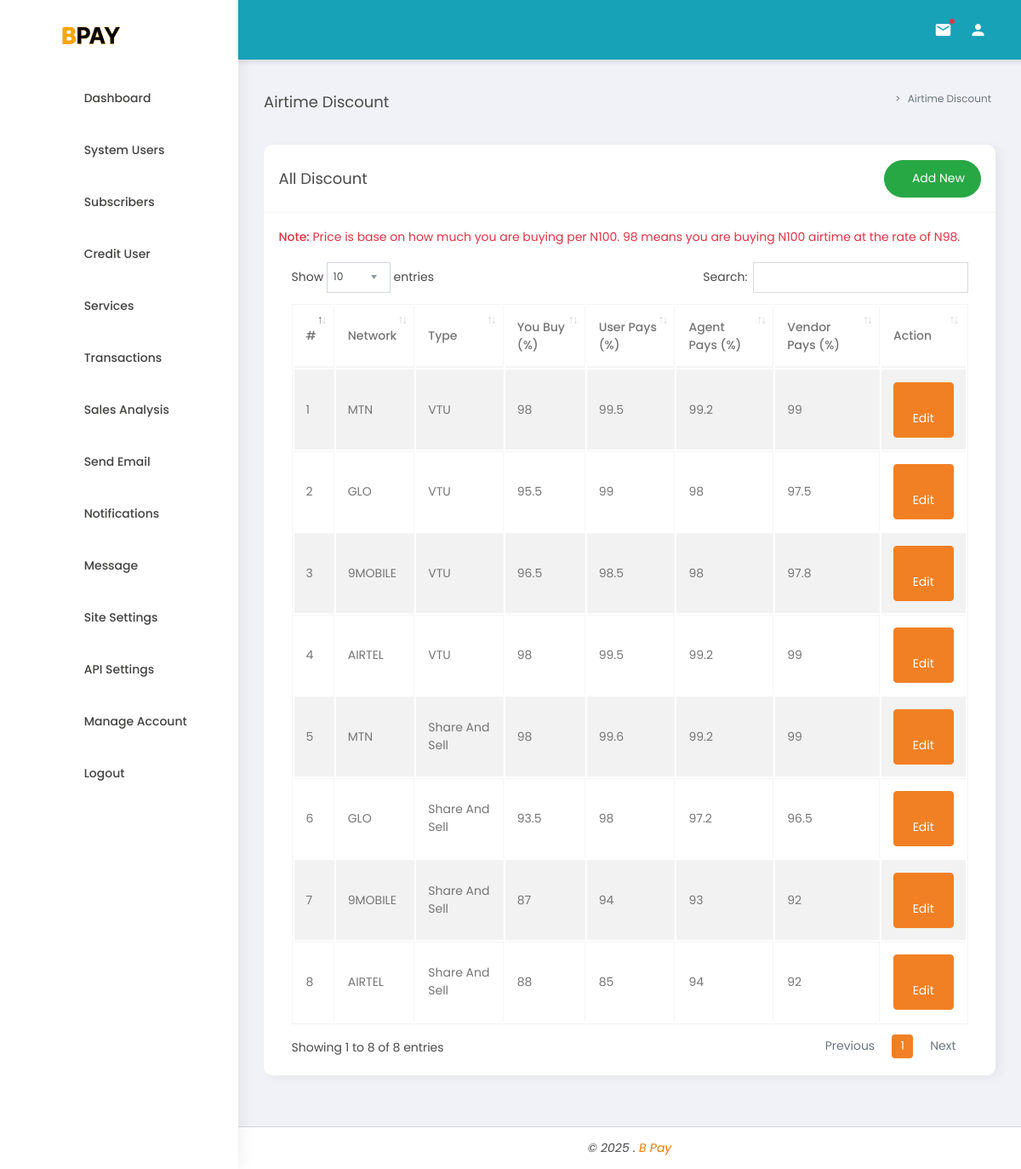
Page /admin/dashboard/airtime-discount (signed in) on the committed database.
### tables this page shows
CREATE TABLE `airtime` (
  `aId` int NOT NULL,
  `aNetwork` varchar(10) NOT NULL,
  `aBuyDiscount` float NOT NULL DEFAULT '96',
  `aUserDiscount` float NOT NULL,
  `aAgentDiscount` float NOT NULL,
  `aVendorDiscount` float NOT NULL,
  `aType` varchar(15) NOT NULL
);

CREATE TABLE `networkid` (
  `nId` int NOT NULL,
  `networkid` varchar(10) NOT NULL,
  `smeId` varchar(10) NOT NULL,
  `giftingId` varchar(10) NOT NULL,
  `corporateId` varchar(10) NOT NULL,
  `vtuId` varchar(10) NOT NULL,
  `sharesellId` varchar(10) NOT NULL,
  `network` varchar(20) NOT NULL,
  `networkStatus` varchar(10) NOT NULL DEFAULT 'Off',
  `vtuStatus` varchar(10) NOT NULL DEFAULT 'Off',
  `sharesellStatus` varchar(10) NOT NULL DEFAULT 'Off',
  `airtimepinStatus` varchar(10) NOT NULL DEFAULT 'Off',
  `smeStatus` varchar(10) NOT NULL DEFAULT 'Off',
  `giftingStatus` varchar(10) NOT NULL DEFAULT 'Off',
  `corporateStatus` varchar(10) NOT NULL DEFAULT 'Off',
  `datapinStatus` varchar(10) NOT NULL DEFAULT 'Off'
);

### core/Models/Model.php (called while the page is built, shortened)
<?php
	class Model{
		public static $host="localhost";
		public static $dbName="bpaycomp_new";
		public static $username="bpaycomp_new";
		public static $password="admin@25..25";
        public function connectDb(){
            $pdo = new PDO("mysql:host=".self::$host.";dbname=".self::$dbName,self::$username,self::$password);
	    	$pdo->setAttribute(PDO::ATTR_ERRMODE, PDO::ERRMODE_EXCEPTION);
	    	return $pdo;
        }
	}
?>

### admin/dashboard/includes/route.php (called while the page is built, shortened)
<?php
    $link=explode("/",$_GET["url"]);
    $url=$link[0];
    createView($url);
    function createView($url){
        if(file_exists($url.".php")){
            $data=getDataIfAny($url);
        }
    }
    function getDataIfAny($page){
        $controller = new AdminController;
        switch($page){
            case "airtime-discount":
                $data = array();
                $data[0]=$controller->getAirtimeDiscount();
                $data[1]=$controller->getNetworks();
                return $data;
                break;
        }
    }
?>

### core/Models/AdminModel.php (called while the page is built, shortened)
<?php
	class AdminModel extends Model{
		public function getNetworks(){
			$dbh=self::connect();
			$sql = "SELECT * FROM networkid ORDER BY nId ASC";
            $query = $dbh->prepare($sql);
            $query->execute();
            $results=$query->fetchAll(PDO::FETCH_OBJ);
            return $results;
		}
		public function getAirtimeDiscount(){
			$dbh=self::connect();
			$sql = "SELECT a.*,b.network,b.nId FROM airtime a, networkid b WHERE a.aNetwork=b.nId";
            $query = $dbh->prepare($sql);
            $query->execute();
            $results=$query->fetchAll(PDO::FETCH_OBJ);
            return $results;
		}
	}
?>

### core/Controllers/AdminController.php (called while the page is built, shortened)
<?php
	class AdminController extends Controller{
		protected $model;
		public function __construct(){
			if(isset($_SESSION['sysId']) && isset($_SESSION["sysRole"])){
				if($_SESSION['sysId']!='' && $_SESSION["sysRole"] !=''){
					$this->model=new AdminModel;
				}
				else{ header("Location: ../"); exit();}
			}
			else{ header("Location: ../"); exit();}
		}
		public function getNetworks(){
			$data=$this->model->getNetworks();
			return $data;
		}
		public function getAirtimeDiscount(){
			$data=$this->model->getAirtimeDiscount();
			return $data;
		}
	}
?>

### admin/dashboard/airtime-discount.php (the view, shortened to what this page needs)
<div class="row">
    <div class="col-12">
        <div class="box">
            <div class="box-header with-border d-flex align-items-center justify-content-between">
              <h4 class="box-title">All Discount</h4>
			  <a class="btn btn-success btn-rounded text-white" data-toggle="modal" data-target="#addAirtimeDiscount">
				  <i class="fa fa-plus" aria-hidden="true"></i> Add New
			  </a>
            </div>
            <div class="box-body">
              <p class="text-danger"><b>Note: </b> Price is base on how much you are buying per N100. 98 means you are buying N100 airtime at the rate of N98.</p>
				<div class="table-responsive">
				  <table id="example1" class="table table-sm table-bordered table-striped">
					<thead>
						<tr>
							<th>#</th>
			                <th>Network</th>
			                <th>Type</th>
			                <th>You Buy (%)</th>
			                <th>User Pays (%)</th>
			                <th>Agent Pays (%)</th>
			                <th>Vendor Pays (%)</th>
			                <th>Action</th>
						</tr>
					</thead>
					<tbody>
					<?php
                        $cnt=1; $results=$data[0];
                        if($results <> "" && $results <> 1){foreach($results as $result){   ?>
                        <tr>
                            <td><?php echo htmlentities($cnt);?></td>
                            <td><?php echo $result->network; ?></td>
                            <td><?php echo $result->aType; ?></td>
                            <td><?php echo $result->aBuyDiscount; ?></td>
                            <td><?php echo $result->aUserDiscount; ?></td>
                            <td><?php echo $result->aAgentDiscount; ?></td>
                            <td><?php echo $result->aVendorDiscount; ?></td>
                            <td>
                                <a href="#" onclick="editAirtimeDiscount('<?php echo base64_encode($result->aId); ?>','<?php echo $result->nId; ?>','<?php echo $result->aType; ?>','<?php echo $result->aBuyDiscount; ?>','<?php echo $result->aUserDiscount; ?>','<?php echo $result->aAgentDiscount; ?>','<?php echo $result->aVendorDiscount; ?>')" class="btn btn-primary"><i class="fa fa-edit"></i> Edit</a>
						                </td>
                        </tr>
                        <?php $cnt=$cnt+1;}} ?>
					</tbody>
					</table>
				</div>
            </div>
          </div>
    </div>
</div>

### rows in the picture
airtime: networkid.network "MTN", aType "VTU", aBuyDiscount "98", aUserDiscount "99.5", aAgentDiscount "99.2", aVendorDiscount "99"
airtime: networkid.network "GLO", aType "VTU", aBuyDiscount "95.5", aUserDiscount "99", aAgentDiscount "98", aVendorDiscount "97.5"
airtime: networkid.network "9MOBILE", aType "VTU", aBuyDiscount "96.5", aUserDiscount "98.5", aAgentDiscount "98", aVendorDiscount "97.8"
airtime: networkid.network "AIRTEL", aType "VTU", aBuyDiscount "98", aUserDiscount "99.5", aAgentDiscount "99.2", aVendorDiscount "99"
airtime: networkid.network "MTN", aType "Share And Sell", aBuyDiscount "98", aUserDiscount "99.6", aAgentDiscount "99.2", aVendorDiscount "99"
airtime: networkid.network "GLO", aType "Share And Sell", aBuyDiscount "93.5", aUserDiscount "98", aAgentDiscount "97.2", aVendorDiscount "96.5"
airtime: networkid.network "9MOBILE", aType "Share And Sell", aBuyDiscount "87", aUserDiscount "94", aAgentDiscount "93", aVendorDiscount "92"
airtime: networkid.network "AIRTEL", aType "Share And Sell", aBuyDiscount "88", aUserDiscount "85", aAgentDiscount "94", aVendorDiscount "92"

### other values in the picture
$title "Airtime Discount"
